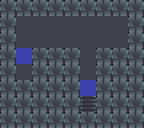

A level layout from a 2D game, rendered from its tile map. Below: a short description, then the map file with its tile-grid data intact:
An orthogonal 9x8 tile map with 16x16 px tiles, 1 tile layer (terrain) and 5 objects.

<map version="1.10" tiledversion="1.11.2" orientation="orthogonal" renderorder="right-down" width="9" height="8" tilewidth="16" tileheight="16" infinite="0" nextlayerid="3" nextobjectid="6">
 <properties>
  <property name="name" value="Let Me Through" />
  <property name="author" value="moineau" />
  <property name="goldMoves" type="int" value="31" />
  <property name="goldTime" type="float" value="7.4" />
 </properties>
 <tileset firstgid="1" source="tileset.tsx" />
 <layer id="1" name="terrain" width="9" height="8">
  <data encoding="csv">
4,4,4,4,4,4,4,4,4,
4,1,1,1,1,1,1,1,4,
4,1,1,1,1,1,1,1,4,
4,3,4,4,4,1,4,4,4,
4,1,4,4,4,1,4,4,4,
4,4,4,4,4,3,4,4,4,
4,4,4,4,4,5,4,4,4,
4,4,4,4,4,4,4,4,4
</data>
 </layer>
 <objectgroup id="2" name="objects">
  <object id="1" gid="6" x="16" y="32" width="16" height="16" />
  <object id="2" gid="9" x="48" y="48" width="16" height="16" />
  <object id="3" gid="9" x="96" y="48" width="16" height="16" />
  <object id="4" gid="8" x="80" y="64" width="16" height="16" />
  <object id="5" gid="7" x="16" y="80" width="16" height="16" />
 </objectgroup>
</map>
